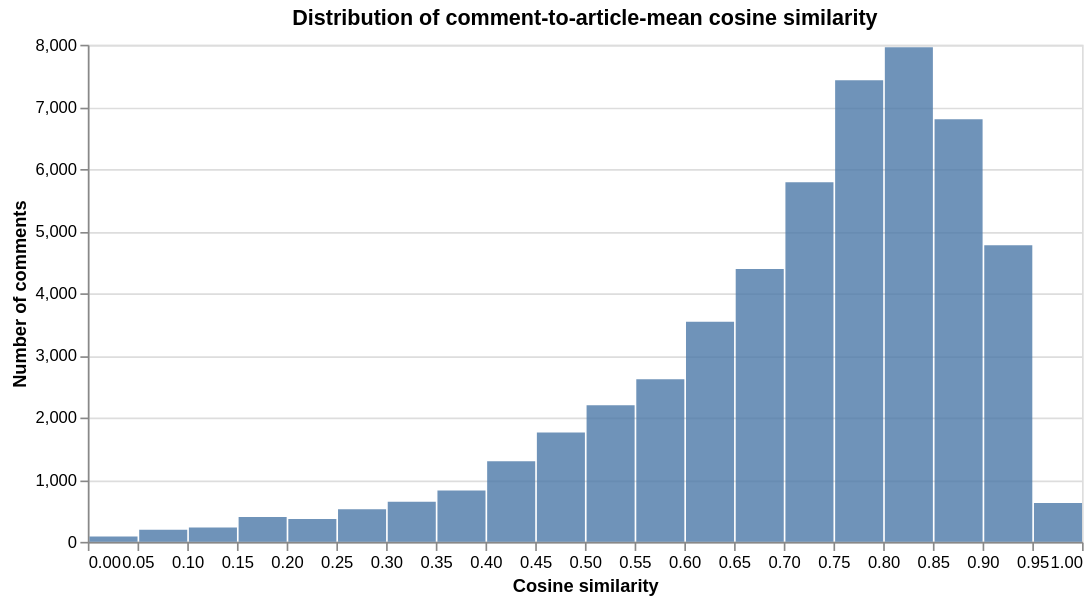

Notebook code for this chart:
### Code cell
# ── Histogram of all cosine similarities ────────────────────────────────
alt.Chart(df_cos, title="Distribution of comment-to-article-mean cosine similarity").mark_bar(
    opacity=0.8
).encode(
    x=alt.X("cosine_sim:Q", bin=alt.Bin(maxbins=40), title="Cosine similarity"),
    y=alt.Y("count()", title="Number of comments"),
).properties(width=600, height=300)

### Figure 1 — Vega specification as saved in the notebook (floating-point values rounded to 4 significant figures)
{"$schema": "https://vega.github.io/schema/vega/v6.json", "data": [{"name": "source_0", "values": [{"__count": 3543, "bin_maxbins_40_cosine_sim": 0.6, "bin_maxbins_40_cosine_sim_end": 0.65}, {"__count": 7428, "bin_maxbins_40_cosine_sim": 0.75, "bin_maxbins_40_cosine_sim_end": 0.8}, {"__count": 625, "bin_maxbins_40_cosine_sim": 0.95, "bin_maxbins_40_cosine_sim_end": 1.0}, {"__count": 5788, "bin_maxbins_40_cosine_sim": 0.7, "bin_maxbins_40_cosine_sim_end": 0.75}, {"__count": 6802, "bin_maxbins_40_cosine_sim": 0.85, "bin_maxbins_40_cosine_sim_end": 0.9}, {"__count": 4775, "bin_maxbins_40_cosine_sim": 0.9, "bin_maxbins_40_cosine_sim_end": 0.95}, {"__count": 7959, "bin_maxbins_40_cosine_sim": 0.8, "bin_maxbins_40_cosine_sim_end": 0.85}, {"__count": 2618, "bin_maxbins_40_cosine_sim": 0.55, "bin_maxbins_40_cosine_sim_end": 0.6}, {"__count": 4391, "bin_maxbins_40_cosine_sim": 0.65, "bin_maxbins_40_cosine_sim_end": 0.7}, {"__count": 1296, "bin_maxbins_40_cosine_sim": 0.4, "bin_maxbins_40_cosine_sim_end": 0.45}, {"__count": 644, "bin_maxbins_40_cosine_sim": 0.3, "bin_maxbins_40_cosine_sim_end": 0.35}, {"__count": 1759, "bin_maxbins_40_cosine_sim": 0.45, "bin_maxbins_40_cosine_sim_end": 0.5}, {"__count": 2199, "bin_maxbins_40_cosine_sim": 0.5, "bin_maxbins_40_cosine_sim_end": 0.55}, {"__count": 525, "bin_maxbins_40_cosine_sim": 0.25, "bin_maxbins_40_cosine_sim_end": 0.3}, {"__count": 825, "bin_maxbins_40_cosine_sim": 0.35, "bin_maxbins_40_cosine_sim_end": 0.4}, {"__count": 369, "bin_maxbins_40_cosine_sim": 0.2, "bin_maxbins_40_cosine_sim_end": 0.25}, {"__count": 400, "bin_maxbins_40_cosine_sim": 0.15, "bin_maxbins_40_cosine_sim_end": 0.2}, {"__count": 196, "bin_maxbins_40_cosine_sim": 0.05, "bin_maxbins_40_cosine_sim_end": 0.1}, {"__count": 229, "bin_maxbins_40_cosine_sim": 0.1, "bin_maxbins_40_cosine_sim_end": 0.15}, {"__count": 86, "bin_maxbins_40_cosine_sim": 0.0, "bin_maxbins_40_cosine_sim_end": 0.05}]}, {"name": "source_0_y_domain___count", "values": [{"min": 86, "max": 7959}]}], "signals": [{"name": "bin_maxbins_40_cosine_sim_bins", "value": {"fields": ["cosine_sim"], "fname": "bin_cosine_sim", "start": 0.0, "step": 0.05, "stop": 1.0}}], "marks": [{"type": "rect", "name": "marks", "from": {"data": "source_0"}, "encode": {"update": {"x2": {"field": "bin_maxbins_40_cosine_sim", "scale": "x", "offset": {"signal": "0.5 + (abs(scale(\"x\", datum[\"bin_maxbins_40_cosine_sim_end\"]) - scale(\"x\", datum[\"bin_maxbins_40_cosine_sim\"])) < 0.25 ? -0.5 * (0.25 - (abs(scale(\"x\", datum[\"bin_maxbins_40_cosine_sim_end\"]) - scale(\"x\", datum[\"bin_maxbins_40_cosine_sim\"])))) : 0.5)"}}, "x": {"field": "bin_maxbins_40_cosine_sim_end", "scale": "x", "offset": {"signal": "0.5 + (abs(scale(\"x\", datum[\"bin_maxbins_40_cosine_sim_end\"]) - scale(\"x\", datum[\"bin_maxbins_40_cosine_sim\"])) < 0.25 ? 0.5 * (0.25 - (abs(scale(\"x\", datum[\"bin_maxbins_40_cosine_sim_end\"]) - scale(\"x\", datum[\"bin_maxbins_40_cosine_sim\"])))) : -0.5)"}}, "opacity": {"value": 0.8}, "y2": {"value": 0, "scale": "y"}, "fill": {"value": "#4c78a8"}, "y": {"field": "__count", "scale": "y"}}}, "style": ["bar"]}], "scales": [{"name": "x", "type": "linear", "domain": {"signal": "[bin_maxbins_40_cosine_sim_bins.start, bin_maxbins_40_cosine_sim_bins.stop]"}, "range": [0, {"signal": "width"}], "bins": {"signal": "bin_maxbins_40_cosine_sim_bins"}, "zero": false}, {"name": "y", "type": "linear", "domain": [{"signal": "(data(\"source_0_y_domain___count\")[0] || {}).min"}, {"signal": "(data(\"source_0_y_domain___count\")[0] || {}).max"}], "range": [{"signal": "height"}, 0], "nice": true, "zero": true}], "axes": [{"scale": "y", "minExtent": 0, "gridScale": "x", "labels": false, "maxExtent": 0, "ticks": false, "tickCount": {"signal": "ceil(height/40)"}, "aria": false, "grid": true, "orient": "left", "domain": false, "zindex": 0}, {"scale": "x", "tickCount": {"signal": "ceil(width/10)"}, "grid": false, "labelOverlap": true, "zindex": 0, "orient": "bottom", "title": "Cosine similarity", "labelFlush": true}, {"scale": "y", "orient": "left", "title": "Number of comments", "grid": false, "labelOverlap": true, "tickCount": {"signal": "ceil(height/40)"}, "zindex": 0}], "title": {"text": "Distribution of comment-to-article-mean cosine similarity", "frame": "group"}, "background": "white", "padding": 5, "width": 600, "height": 300, "style": "cell"}
